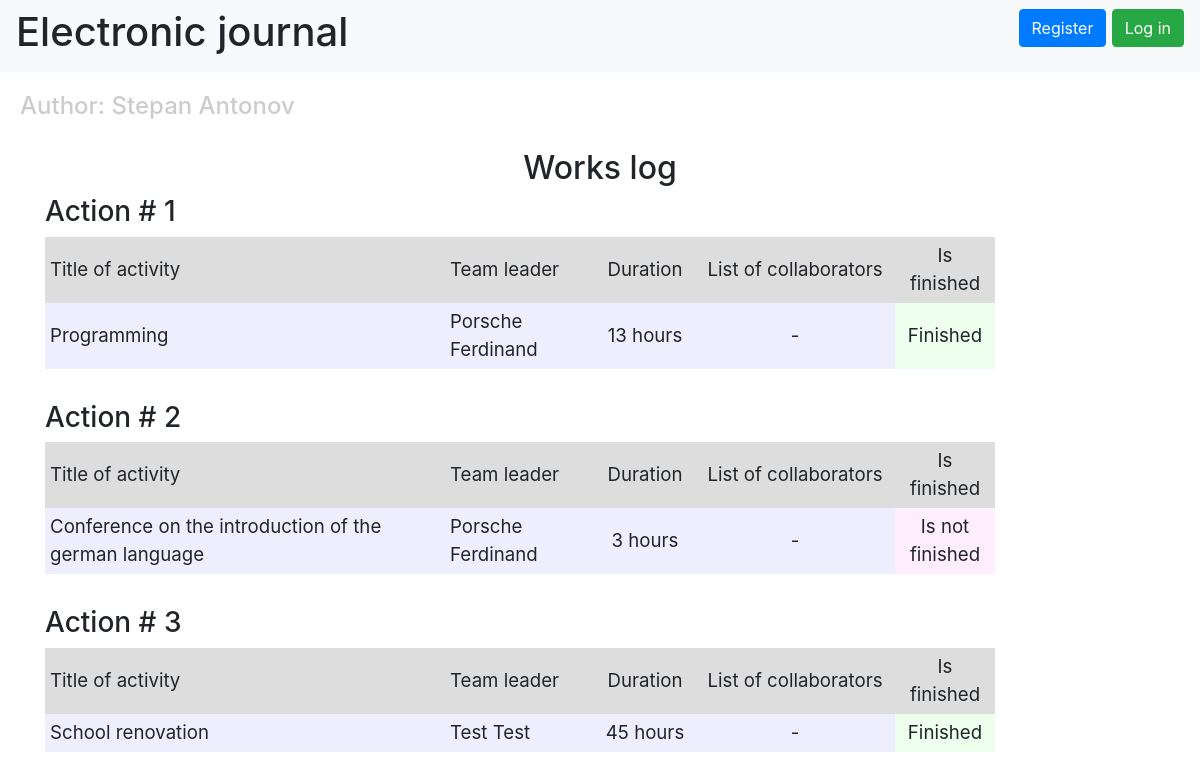
The page / on the database its author committed.
### data/jobs.py (models this page shows, shortened)
class Jobs(SqlAlchemyBase):
    __tablename__ = 'jobs'
    id = sqlalchemy.Column(sqlalchemy.Integer, primary_key=True, autoincrement=True)
    job = sqlalchemy.Column(sqlalchemy.String, nullable=True)
    work_size = sqlalchemy.Column(sqlalchemy.Integer, nullable=True, default=0)
    collaborators = sqlalchemy.Column(sqlalchemy.String, nullable=True)
    start_date = sqlalchemy.Column(sqlalchemy.DateTime, default=datetime.datetime.now)
    end_date = sqlalchemy.Column(sqlalchemy.DateTime, default=datetime.datetime.now)
    is_finished = sqlalchemy.Column(sqlalchemy.Boolean, default=True)
    team_leader = sqlalchemy.Column(sqlalchemy.Integer, sqlalchemy.ForeignKey("users.id"))
    user = orm.relationship('User')
    categories = orm.relationship("Category", secondary=association_table, backref="jobs")

### data/users.py (models this page shows, shortened)
class User(SqlAlchemyBase, UserMixin):
    __tablename__ = 'users'
    id = sqlalchemy.Column(sqlalchemy.Integer, primary_key=True, autoincrement=True)
    surname = sqlalchemy.Column(sqlalchemy.String, nullable=True)
    name = sqlalchemy.Column(sqlalchemy.String, nullable=True)
    age = sqlalchemy.Column(sqlalchemy.Integer, nullable=True)
    position = sqlalchemy.Column(sqlalchemy.String, nullable=True)
    speciality = sqlalchemy.Column(sqlalchemy.String, nullable=True)
    address = sqlalchemy.Column(sqlalchemy.String, nullable=True)
    email = sqlalchemy.Column(sqlalchemy.String, index=True, unique=True, nullable=True)
    hashed_password = sqlalchemy.Column(sqlalchemy.String, nullable=True)
    modifed_date = sqlalchemy.Column(sqlalchemy.DateTime, default=datetime.datetime.now)
    jobs = orm.relationship("Jobs", back_populates='user')

### main.py (the view)
@app.route("/")
def index():
    db_sess = db_session.create_session()
    jobs = db_sess.query(Jobs).all()
    users = db_sess.query(User).all()
    names = {name.id: (name.surname, name.name) for name in users}
    return render_template("index.html", jobs=jobs, names=names, title='Work log')

### data/db_session.py (called while the page is built)
def create_session() -> Session:
    global __factory
    return __factory()

### templates/index.html (shortened to what this page needs)
{% extends "base.html" %}
{% block content %}
<h2 align="center">Works log</h2>
{% for job in jobs %}
<h3>Action # {{ job.id }}</h3>
<div class="table_container">
    <table class="my_table">
        <tr class="my_row">
            <td class="title" width="400px" bgcolor="#dddddd">Title of activity</td>
            <td class="title" width="150px" bgcolor="#dddddd">Team leader</td>
            <td class="title" width="100px" bgcolor="#dddddd" align="center">Duration</td>
            <td class="title" width="200px" bgcolor="#dddddd" align="center">List of collaborators</td>
            <td class="title" width="100px" bgcolor="#dddddd" align="center">Is finished</td>
        </tr>
        <tr class="my_row">
            <td class="ordinary" bgcolor="#eeeeff">{{ job.job.capitalize() }}</td>
            <td class="ordinary" bgcolor="#eeeeff">{{ names[job.team_leader][0] }} {{ names[job.team_leader][1] }}</td>
            <td class="ordinary" bgcolor="#eeeeff" align="center">{{ job.work_size }} hours</td>
            <td class="ordinary" bgcolor="#eeeeff" align="center">{{ job.collaborators }}</td>
            {% if job.is_finished %}
            <td class="ordinary" bgcolor="#eeffee" align="center">Finished</td>
            {% else %}
            <td class="ordinary" bgcolor="#ffeeff" align="center">Is not finished</td>
            {% endif %}
        </tr>
    </table>
</div>
<br>
{% endfor %}
{% endblock %}

### templates/base.html (shortened to what this page needs)
<!DOCTYPE html>
<html lang="en">
<head>
    <link rel="stylesheet" href="https://stackpath.bootstrapcdn.com/bootstrap/4.4.1/css/bootstrap.min.css"
>
    <link rel="stylesheet" type="text/css" href="../static/css/style.css"/>
</head>
<body>
<header>
    <nav class="navbar navbar-light bg-light">
        <h1>Electronic journal</h1>
        {% if current_user.is_authenticated %}
        <a class="navbar-brand" href="/logout">{{ current_user.name }} {{ current_user.surname }}</a>
        {% else %}
        <p>
            <a class="btn btn-primary " href="/register">Register</a>
            <a class="btn btn-success" href="/login">Log in</a>
        </p>
        {% endif %}
    </nav>
    <h4>Author: Stepan Antonov</h4>
</header>
<main role="main" class="container">
    {% block content %}{% endblock %}
</main>
</body>
</html>

### static/css/style.css (style rules this page uses)
td.title { background-color: "#dddddd"; align: "center"; font-size: 14pt; padding: 5px; }
td.ordinary { background-color: "#eeeeff"; align: "center"; font-size: 14pt; padding: 5px; }
h4 { color: #cccccc; padding: 20px; }
p { font-size: 14pt; }

### rows shown on the page
Jobs: id "1", job "Programming", team_leader.surname "Porsche", team_leader.name "Ferdinand", work_size "13", collaborators "-", is_finished "Finished"
Jobs: id "2", job "Conference on the introduction of the german language", team_leader.surname "Porsche", team_leader.name "Ferdinand", work_size "3", collaborators "-", is_finished "Is not finished"
Jobs: id "3", job "School renovation", team_leader.surname "Test", team_leader.name "Test", work_size "45", collaborators "-", is_finished "Finished"
